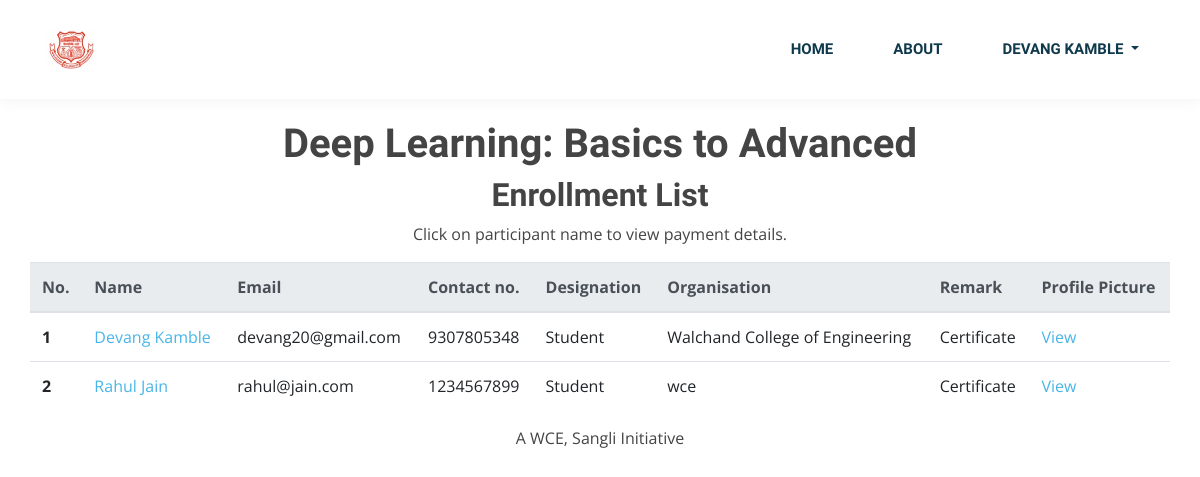
Page /enrollmentForDL/ (signed in) on the committed database.
### student/models.py (models this page shows, shortened)
class student(models.Model):
    user: OneToOneField = models.OneToOneField(User, on_delete=models.CASCADE)
    designation = models.CharField(max_length=20)
    organisation = models.CharField(max_length=100)
    address = models.CharField(max_length=400)
    phoneNumber = models.CharField(max_length=15, default="1234567890")
    PaidAttendencePython=models.BooleanField(default=False)
    PaidAttendenceCertificatePython=models.BooleanField(default=False)
    PaidAttendenceDL=models.BooleanField(default=False)
    PaidAttendenceCertificateDL=models.BooleanField(default=False)
    profilePicture = models.CharField(max_length=500)

### WCECourses/views.py (the view)
# urls.py: path('enrollmentForDL/', views.enrollListDL.as_view(), name="enrollListDL"),
class enrollListDL(View):
    def get(self, request, template_name="enrollListDL.html"):
        try:
            group = request.user.groups.all()[0].name
            if isFaculty(group) == 0:
                return render(request, 'login.html')
            else:
                enrollList ={}
                enrollList['attend']= Student.objects.filter(PaidAttendenceDL=True)
                enrollList['certificate'] = Student.objects.filter(PaidAttendenceCertificateDL=True)
            return render(request, template_name,enrollList)
        except:
            return render(request, 'login.html')

### WCECourses/views.py (called while the page is built)
def isFaculty(group_name):
    if group_name == 'faculty_group':
        return 1
    else:
        return 0

### WCECourses/templates/enrollListDL.html (shortened to what this page needs)
{% extends 'base.html' %}
{% load static %}
{% block content%}
<br><br><br><br><br>
<div class="d-flex justify-content-center">
    <h1><strong>Deep Learning: Basics to Advanced</strong></h1>
</div>
<div class="d-flex justify-content-center">
    <h2><strong>Enrollment List</strong></h2>
</div>
<div class="d-flex justify-content-center">
    <p>Click on participant name to view payment details.</p>
</div>
<table class="table container">
    <thead class="thead-light">
        <tr>
            <th scope="col">No.</th>
            <th scope="col">Name</th>
            <th scope="col">Email</th>
            <th scope="col">Contact no.</th>
            <th scope="col">Designation</th>
            <th scope="col">Organisation</th>
            <th scope="col">Remark</th>
            <th scope="col">Profile Picture</th>
        </tr>
    </thead>
    <tbody>
        {% for participant in certificate %}
        <tr>
            <th scope="row">{{forloop.counter}}</th>
            <td><a href="{% url 'paymentDetailsDL' participant.user.email %}">{{participant.user.first_name}} {{participant.user.last_name}}</a></td>
            <td>{{participant.user.email}}</td>
            <td>{{participant.phoneNumber}}</td>
            <td>{{participant.designation}}</td>
            <td>{{participant.organisation}}</td>
            <td>Certificate</td>
            <td><a href="{{participant.profilePicture}}">View</a></td>
        </tr>
        {% endfor %}
    </tbody>
</table>
{% endblock%}

### WCECourses/templates/base.html (shortened to what this page needs)
<!DOCTYPE html>
{%load static%}
<html lang="en">
<head>
  <link href="{%static 'landing_static/vendor/bootstrap/css/bootstrap.min.css'%}" rel="stylesheet">
  <link href="{%static 'landing_static/vendor/icofont/icofont.min.css'%}" rel="stylesheet">
  <link href="{%static 'landing_static/vendor/boxicons/css/boxicons.min.css'%}" rel="stylesheet">
  <link href="{%static 'landing_static/vendor/venobox/venobox.css'%}" rel="stylesheet">
  <link href="{%static 'landing_static/vendor/line-awesome/css/line-awesome.min.css' %}" rel="stylesheet">
  <link href="{%static 'landing_static/vendor/owl.carousel/assets/owl.carousel.min.css'%}" rel="stylesheet">
  <link href="{%static 'landing_static/css/style.css' %}"  rel="stylesheet">
</head>
<body>
  <header id="header" class="fixed-top">
    <div class="container d-flex align-items-center">
      <a href="{% url 'landingPage' %}" class="logo mr-auto navbar-brand"><img src="{% static 'landing_static/img/wce_logo.png' %}" alt="" class="img-fluid"></a>
      <nav class="nav-menu d-none d-lg-block">
        <ul>
          <li class="nav-item">
            <a class="nav-link" href="{% url 'landingPage' %}">Home</a>
          </li>
          <li class="nav-item">
            <a class="nav-link" href="{% url 'about' %}">About</a>
          </li>
          {% if user.is_authenticated %}
          <li class="nav-item dropdown">
            <a class="nav-link dropdown-toggle" href="#" id="navbarDropdown" role="button" data-toggle="dropdown" aria-haspopup="true" aria-expanded="false">
              {{user.first_name}} {{user.last_name}}
            </a>
          </li>
          {% else %}
          <li class="nav-item">
            <a class="nav-link" href="{% url 'Login' %}">Sign-In</a>
          </li>
          {% endif %}
        </ul>
      </nav>
    </div>
  </header>
    {% block content %}
    {% endblock %}
  <footer style="text-align: center;">A WCE, Sangli Initiative</footer>
</body>
</html>

### static/landing_static/css/style.css (style rules this page uses)
body { font-family: "Open Sans", sans-serif; color: #444444; }
a { color: #49b5e7; }
h1, h2, h3, h4, h5, h6 { font-family: "Dosis", sans-serif; }
#header { background: #fff; transition: all 0.5s; z-index: 997; padding: 20px 0; box-shadow: 0px 2px 15px rgba(0, 0, 0, 0.05); }
#header .logo { font-size: 28px; margin: 0; padding: 0; line-height: 1; font-weight: 700; letter-spacing: 1px; text-transform: uppercase; font-family: "Lato", sans-serif; }
#header .logo img { max-height: 40px; }
.nav-menu ul { margin: 0; padding: 0; list-style: none; }
.nav-menu > ul { display: flex; }
.nav-menu > ul > li { position: relative; white-space: nowrap; padding: 10px 0 10px 28px; }
.nav-menu a { display: block; position: relative; color: #0f394c; transition: 0.3s; font-size: 15px; font-family: "Dosis", sans-serif; text-transform: uppercase; font-weight: 600; }
.mobile-nav { position: fixed; top: 55px; right: 15px; bottom: 15px; left: 15px; z-index: 9999; overflow-y: auto; background: #fff; transition: ease-in-out 0.2s; opacity: 0; visibility: hidden; border-radius: 10px; padding: 10px 0; }
.mobile-nav * { margin: 0; padding: 0; list-style: none; }
.mobile-nav a { display: block; position: relative; color: #0f394c; padding: 10px 20px; font-weight: 500; outline: none; }

### rows in the picture
student: user.first_name "Devang", user.last_name "Kamble", user.email "devang20@gmail.com", phoneNumber "9307805348", designation "Student", organisation "Walchand College of Engineering"
student: user.first_name "Rahul", user.last_name "Jain", user.email "rahul@jain.com", phoneNumber "1234567899", designation "Student", organisation "wce"

### other values in the picture
{{ user.first_name }} "DEVANG"
{{ user.last_name }} "KAMBLE"
